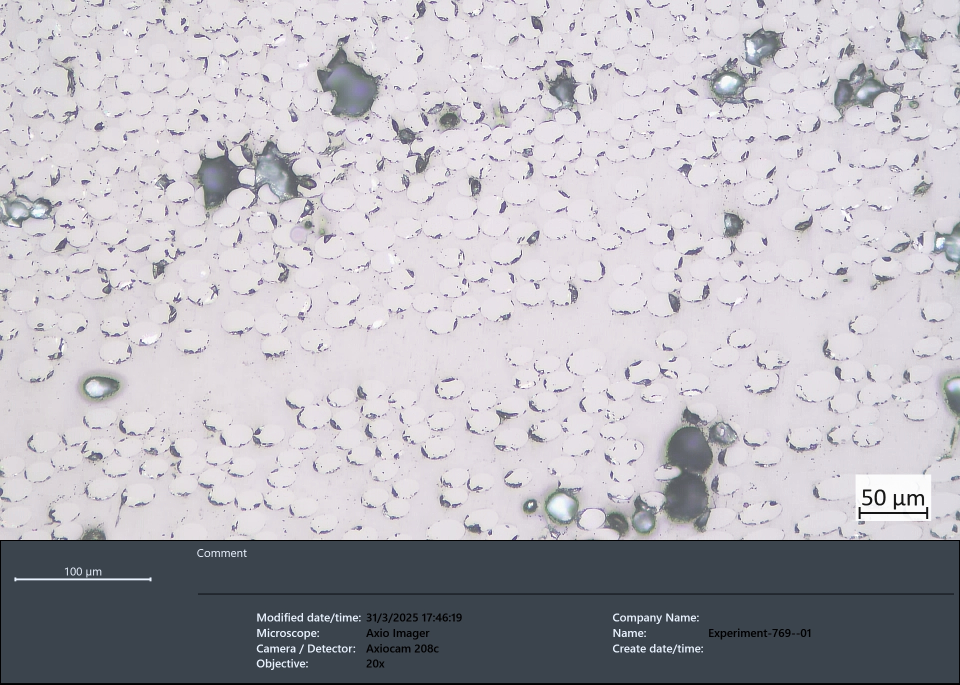
#> input picture data2025simil2026/Experiment-769--01.jpg, 1920 x 1370 px (shown at 1/2 size)
$ python -i getmefibers.py   (imports and definitions only)
#> lines starting #> are read from the running program, lines starting #| are printed output that depends on the picture; after the words box and inside, x2 and y2 are one past the last pixel; in counts of white or black regions, pixels touching at a corner belong together
### common.py
import cv2
import skimage as ski
import numpy as np
import matplotlib.pyplot as plt
from matplotlib import colors

def getBlackHatMask(base_img, kernel_size=(5,5)):
    # Crear kernel para operación morfológica
    kernel = cv2.getStructuringElement(cv2.MORPH_RECT, kernel_size)

    # Aplicar transformación Black Hat
    black_hat = cv2.morphologyEx(base_img, cv2.MORPH_BLACKHAT, kernel)

    return black_hat

def getContours(base_img):

    # Calcular contornos de la imagen
    contours, _ = cv2.findContours(image=base_img, mode=cv2.RETR_EXTERNAL, method=cv2.CHAIN_APPROX_SIMPLE)

    dim = np.shape(base_img)

    contours_img = cv2.drawContours(np.zeros((dim[0],dim[1],3)), contours, -1, (0,255,0), 1)
    contours_img = np.uint8(contours_img)

    return contours, contours_img

def filterContours(base_img, contours, mult=2.5, mode='DOWN'):
    # Filtrado de contornos por longitud
    contours_lenght = [len(c) for c in contours]

    cl_mean = np.mean(contours_lenght)
    cl_std = np.std(contours_lenght)

    if mode == 'DOWN':
        contours_filtered = [c for c in contours if len(c) < cl_mean + mult*cl_std]
    elif mode == 'UP':
        contours_filtered = [c for c in contours if len(c) > cl_mean + mult*cl_std]

    dim = np.shape(base_img)
    contours_filtered_img = cv2.drawContours(np.zeros((dim[0],dim[1],3)), contours_filtered, -1, (0,255,0), 1)
    contours_filtered_img = np.uint8(contours_filtered_img)

    return contours_filtered, contours_filtered_img

def getFirstElementOfContour(contours):

    # Obtener el primer elemento de cada contorno
    elements = np.array([np.uint32(contours[i][0][0]) for i in range(len(contours))])

    # Obtener coordenadas en formato correcto
    coordinates = [(np.uint16(p[1]),np.uint16(p[0])) for p in elements]

    return coordinates

def applyFlooding(base_img, coordinates):
    img_flood = base_img.copy()
    img_flood[img_flood != 0] = 255

    mask_flood = np.zeros(np.shape(base_img),dtype=np.uint8)

    list_masks = []
    for coordinate in coordinates:
        mask = ski.segmentation.flood(img_flood, coordinate, tolerance=1)
        list_masks.append(mask)
        mask_flood[mask] = 255

    return mask_flood, list_masks

def applyWatershed(base_img, mask, threshold_factor = 0.025, gl_vecinity=15):
    # 1. Define kernels adecuados para cada operación
    kernel_op = np.ones((3,3), np.uint8)  # Para opening
    kernel_dil = np.ones((3,3), np.uint8)  # Para dilatación

    # 2. Preprocesamiento mejorado
    opening = cv2.morphologyEx(mask, cv2.MORPH_OPEN, kernel_op, iterations=2)

    # 3. Área de fondo seguro con kernel correcto
    sure_bg = cv2.dilate(opening, kernel_dil, iterations=3)

    # 4. Área de primer plano seguro - ajusta el factor de threshold si es necesario
    dist_transform = cv2.distanceTransform(opening, cv2.DIST_C, 5)
    threshold_factor = threshold_factor
    ret, sure_fg = cv2.threshold(dist_transform, threshold_factor*dist_transform.max(), 255, 0)

    # 5. Región desconocida
    sure_fg = np.uint8(sure_fg)
    unknown = cv2.subtract(sure_bg, sure_fg)

    # 6. Etiquetado de marcadores
    ret, markers = cv2.connectedComponents(sure_fg)
    markers = markers + 1
    markers[unknown==255] = 0

    # 7. Aplicar watershed
    img_rgb = cv2.cvtColor(base_img, cv2.COLOR_GRAY2RGB)
    markers = cv2.watershed(img_rgb, markers)

    # 8. Utiliza los resultados de watershed como punto de partida
    regions_result = markers.copy()

    # Crear una máscara expandida
    expanded_mask = np.zeros_like(base_img, dtype=np.uint8)

    # Primero, identifica las regiones que ya fueron segmentadas (excluyendo bordes y fondo)
    valid_labels = np.unique(regions_result)
    valid_labels = valid_labels[valid_labels > 1]  # Ignorar fondo (0,1) y bordes (-1)

    # Para cada región segmentada por watershed, expande a píxeles adyacentes con intensidad similar
    for label in valid_labels:
        # Máscara de la región actual
        region_mask = (regions_result == label)

        # Calcular estadísticas de intensidad de esta región
        region_intensities = base_img[region_mask]
        mean_intensity = np.mean(region_intensities)
        std_intensity = np.std(region_intensities)

        # Dilatar la región para encontrar píxeles vecinos
        kernel = np.ones((3,3), np.uint8)
        dilated = cv2.dilate(region_mask.astype(np.uint8), kernel, iterations=2)

        # Encontrar píxeles vecinos (dilatados - originales)
        neighbors = dilated & ~region_mask

        # Para los vecinos, verificar si su intensidad es similar a la región
        for y, x in zip(*np.where(neighbors)):
            if abs(int(base_img[y, x]) - mean_intensity) < gl_vecinity * std_intensity:
                # Si el píxel tiene intensidad similar, asígnalo a esta región
                regions_result[y, x] = label

        # Añadir esta región al resultado expandido
        expanded_mask[regions_result == label] = 255

    binary_mask = np.zeros_like(regions_result, dtype=np.uint8)
    binary_mask[regions_result > 1] = 255  # Set foreground regions to 255 (white)

    return regions_result, binary_mask

# Funciones que vamos a usar

# [39 lines left out: functions getSegmentationFigure, getSegmentationColoring, getColoringFigure, not called in this run]

### getmefibers.py
import cv2
import skimage as ski
import numpy as np

from common import getBlackHatMask, getContours, filterContours, getFirstElementOfContour, applyFlooding, applyWatershed

def getMeFibers(base_img,
                bh_ks=(7,7),
                bhm_iter=4,
                bhm_mult=60,
                cont_mult=2.5,
                ws_ths_factor=0.025,
                ws_gl_vecinity=15,###################### VV nuevo
                otsu_classes=5,
                otsu_range=(2, None),
                return_debug=False):

    # Eliminación de ruido y mejora de contraste
    test_1 = cv2.GaussianBlur(base_img, (7, 7), 0)

    # Mejorar contraste
    clahe = cv2.createCLAHE(clipLimit=2,tileGridSize=(10, 10))
    test_2 = cv2.GaussianBlur(clahe.apply(test_1), (11, 11), 0)

    # Aplicar Black Hat a la imagen seleccionada
    black_hat_img = getBlackHatMask(test_2, kernel_size=bh_ks)

    # Obtener máscara binaria mejorada de la imagen Black Hat
    kernel_bh = np.array([[0, 1, 0],
                       [1, 0, 1],
                       [0, 1, 0]], dtype=np.uint8)

    black_hat_mask = cv2.morphologyEx(black_hat_img, cv2.MORPH_CLOSE, kernel_bh,iterations=bhm_iter)

    # Aplicar la máscara a la imagen original
    test_3 = np.int16(test_2) - bhm_mult*np.int16(black_hat_mask)
    test_3[test_3 < 0] = 0
    test_3 = np.uint8(test_3)

    # Aplicar umbralización multiotsu para segmentar test_3
    list_ts_test3 = ski.filters.threshold_multiotsu(test_3, classes=otsu_classes)

    ## Dynamic slicing // older
    #start, end = otsu_range
    #selected_thresholds = list_ts_test3[start:end]
    #
    ## Segementación de test_3 para separar la mayor cantidad de fibras
    #thresh_1 = np.zeros(np.shape(test_3), dtype=np.uint8)
    #thresh_1[test_3 > np.mean(selected_thresholds)] = 255

    # ------ NEWER attempt ----------
    # Segment into discrete classes
    regions = np.digitize(test_3, bins=list_ts_test3)

    start, end = otsu_range
    if end is None:
        end = otsu_classes - 1
    if start is None:
        start = 0
    if start > end:
        start, end = end, start
    start = int(np.clip(start, 0, otsu_classes - 1))
    end   = int(np.clip(end,   0, otsu_classes - 1))

    thresh_1 = ((regions >= start) & (regions <= end)).astype(np.uint8) * 255
    # --------- ######## -----------

    test_4 = test_3.copy()
    test_4[~(thresh_1 == 255)] = 0
    test_4[test_4 > 0] = 255

    # Obtener contornos de la imagen binaria
    contours, contours_img = getContours(test_4)

    # Filtrar contornos por longitud
    contours_filtered, contours_filtered_img = filterContours(test_4, contours, mult=cont_mult)

    # Aplicar flooding para obtener la máscara de las fibras
    coordinates = getFirstElementOfContour(contours_filtered)
    mask_flood, list_masks = applyFlooding(test_4, coordinates)

    # Se mejora la máscara de las fibras con una operación morfológica de cierre
    kernel_mfl = np.array([[0, 1, 0],
                          [1, 0, 1],
                          [0, 1, 0]], dtype=np.uint8)

    test_5 = cv2.morphologyEx(mask_flood, cv2.MORPH_CLOSE, kernel_mfl,iterations=2)

    # Aplicar watershed para obtener la segmentación final
    regions_result, binary_mask = applyWatershed(test_2, test_5, threshold_factor=ws_ths_factor, gl_vecinity=ws_gl_vecinity)

    if return_debug:
        debug_images = {
            'fibers_blur': test_1,
            'fibers_contrast': test_2,
            'fibers_black_hat_mask': black_hat_mask,
            'fibers_enhanced': test_3,
            'fibers_otsu_selection': thresh_1,
            'fibers_binary': test_4,
            'fibers_contours_filtered': contours_filtered_img,
            'fibers_flood_mask': mask_flood,
            'fibers_post_close': test_5,
            'fibers_watershed_binary': binary_mask,
        }
        return binary_mask, contours_filtered_img, list_masks, debug_images

    return binary_mask, contours_filtered_img, list_masks


# [52 lines left out: function getMeFibersGammaOtsuWatershed, not called in this run]

>>> import cv2
>>> picture = cv2.imread('data2025simil2026/Experiment-769--01.jpg', cv2.IMREAD_GRAYSCALE)
>>> result = getMeFibers(picture)
#> in getMeFibers, `test_3[test_3 < 0] = 0`:
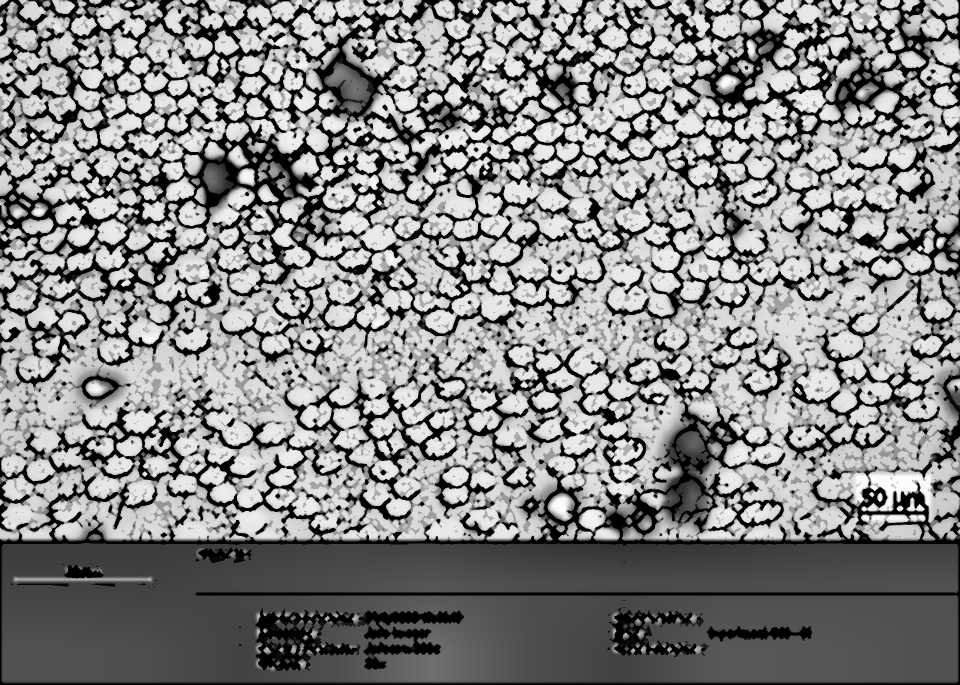
#> test_3: shape (1370, 1920) int16 (shown at 1/2 size); min 0, max 253, mean 132.3
#> in getMeFibers, `list_ts_test3 = ski.filters.threshold_multiotsu(test_3, classes=otsu_c..`: list_ts_test3 = [40, 116, 181, 217]
#> in getMeFibers, `regions = np.digitize(test_3, bins=list_ts_test3)`:
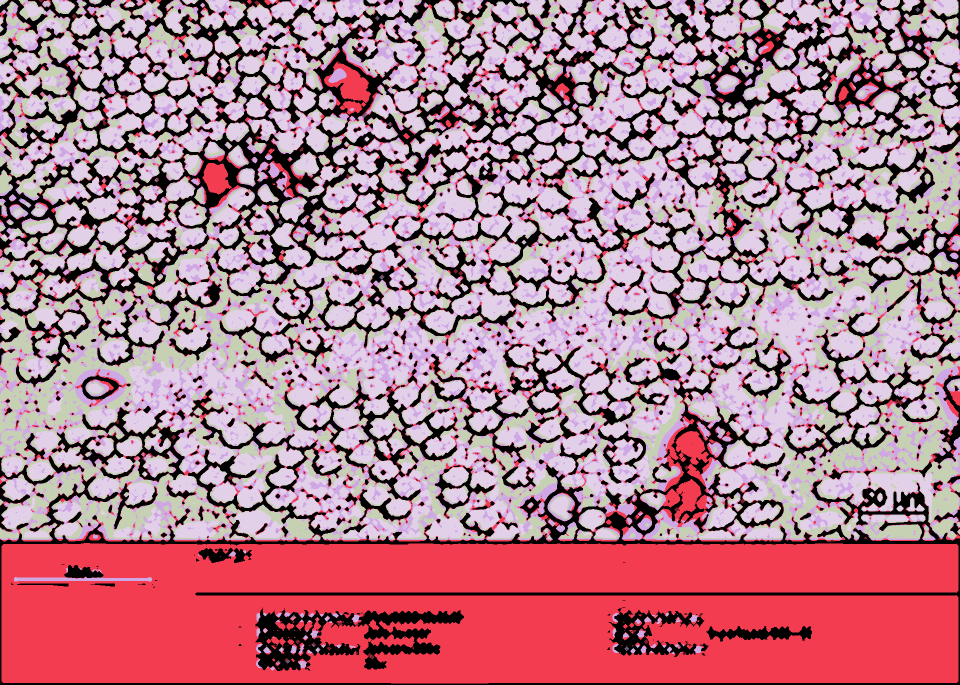
#> regions: shape (1370, 1920) int64 (shown at 1/2 size); 5 distinct labels, from 0 to 4; one colour per label, 0 black
#> in getMeFibers, `thresh_1 = ((regions >= start) & (regions <= end)).astype(np.uint8) * ..`:
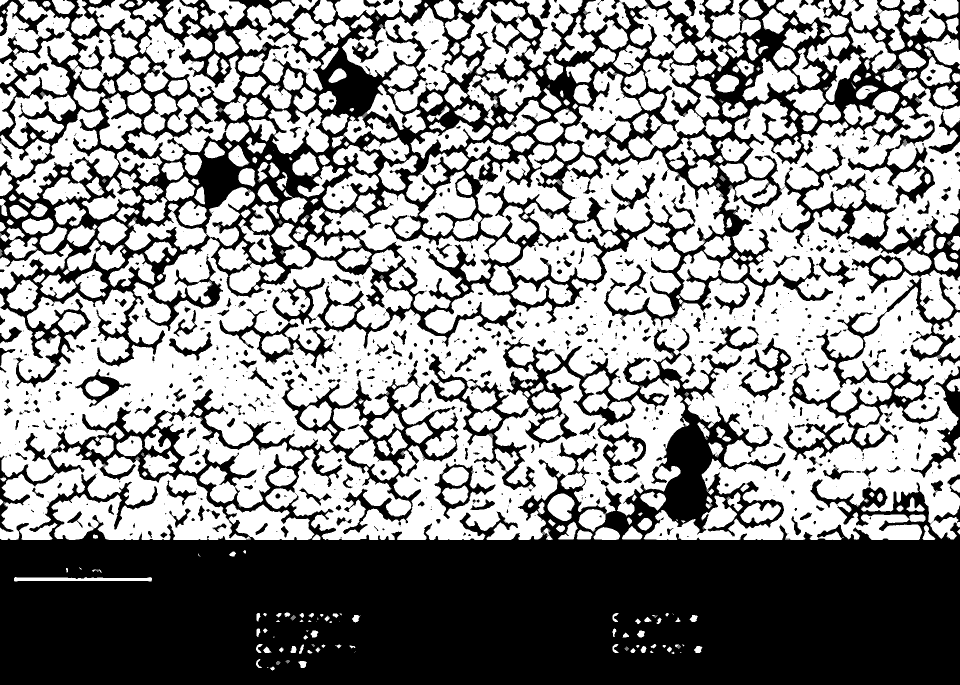
#> thresh_1: shape (1370, 1920) (shown at 1/2 size); 55.9% white; 900 black regions (489 under 20 px)
#> in getContours, `contours, _ = cv2.findContours(image=base_img, mode=cv2.RETR_EXTERNAL,..`: contours = 456 contours, 38 with area under 20; largest, box (x1, y1, x2, y2) and area: (0, 127, 1920, 1080) 701458, (531, 732, 1379, 1080) 127314, (1123, 301, 1450, 506) 34174, (648, 381, 1042, 624) 27373, (684, 14, 904, 223) 18712
#> in filterContours, `contours_lenght = [len(c) for c in contours]`: contours_lenght = 456 values, max 15656 at index 366, min 1 at index 41, mean 109.3
#> in filterContours, `cl_mean = np.mean(contours_lenght)`: cl_mean = 109.3
#> in filterContours, `cl_std = np.std(contours_lenght)`: cl_std = 760.3
#> in filterContours, `contours_filtered = [c for c in contours if len(c) < cl_mean + mult*cl..`: contours_filtered = 454 contours, 38 with area under 20; largest, box (x1, y1, x2, y2) and area: (1123, 301, 1450, 506) 34174, (648, 381, 1042, 624) 27373, (684, 14, 904, 223) 18712, (932, 288, 1140, 485) 16921, (0, 0, 157, 192) 15371
#> in getFirstElementOfContour, `elements = np.array([np.uint32(contours[i][0][0]) for i in range(len(c..`: elements = 454 pairs, first value 0 to 1919, second value 0 to 1334
#> in getFirstElementOfContour, `coordinates = [(np.uint16(p[1]),np.uint16(p[0])) for p in elements]`: coordinates = 454 pairs, first value 0 to 1334, second value 0 to 1919
#> the loop in applyFlooding, `for coordinate in coordinates:` made 454 passes
#> coordinate on passes 1 to 3: (1334, 535), (1333, 545), (1322, 598)
#> after the loop in applyFlooding, `for coordinate in coordinates:`:
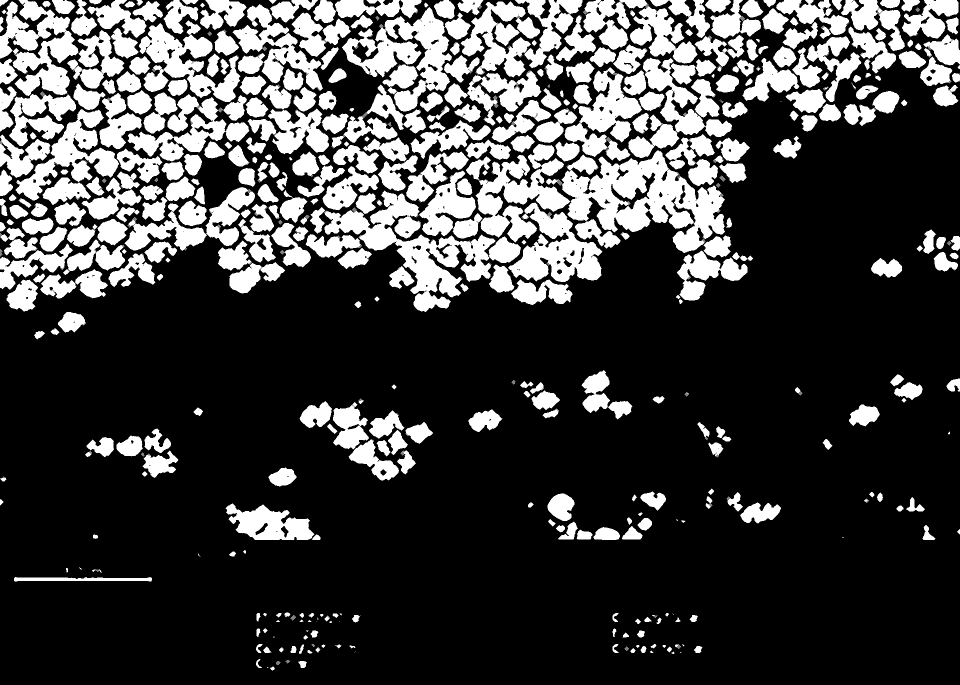
#> mask_flood: shape (1370, 1920) (shown at 1/2 size); 25.7% white; 454 white regions (30 under 20 px), largest, box (x1, y1, x2, y2) and area: (1123, 301, 1450, 506) 32551, (648, 381, 1042, 624) 27852, (684, 14, 904, 223) 18077
#> after the loop in applyFlooding, `for coordinate in coordinates:`: list_masks = 454 items
#> in applyWatershed, `ret, sure_fg = cv2.threshold(dist_transform, threshold_factor*dist_tra..`: ret = 0.575
#> in applyWatershed, `ret, markers = cv2.connectedComponents(sure_fg)`:
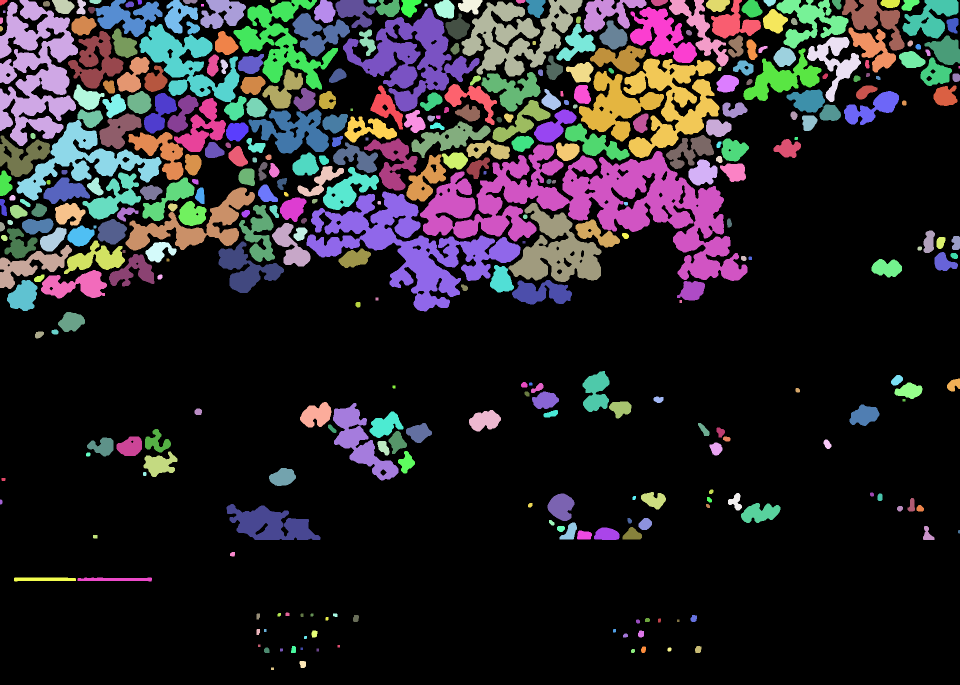
#> markers: shape (1370, 1920) int32 (shown at 1/2 size); 376 distinct labels, from 0 to 375; one colour per label, 0 black
#> in applyWatershed, `ret, markers = cv2.connectedComponents(sure_fg)`: ret = 376
#> in applyWatershed, `markers = cv2.watershed(img_rgb, markers)`:
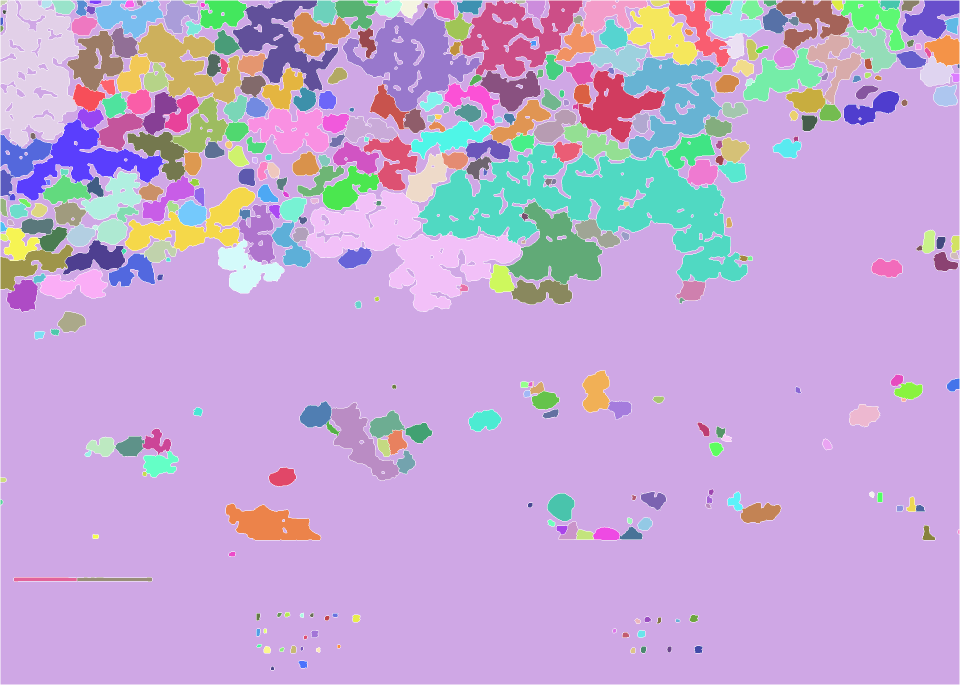
#> markers: shape (1370, 1920) int32 (shown at 1/2 size); 378 distinct labels, from -1 to 376; one colour per label, 0 black, -1 white
#> in applyWatershed, `valid_labels = np.unique(regions_result)`: valid_labels = 378 values from -1 to 376
#> in applyWatershed, `valid_labels = valid_labels[valid_labels > 1]`: valid_labels = 375 values from 2 to 376
#> the loop in applyWatershed, `for label in valid_labels:` made 375 passes
#> (mean_intensity, std_intensity) on passes 1 to 3: (204.7, 14.51), (208.1, 13.56), (214.9, 10.19)
#> after the loop in applyWatershed, `for label in valid_labels:`:
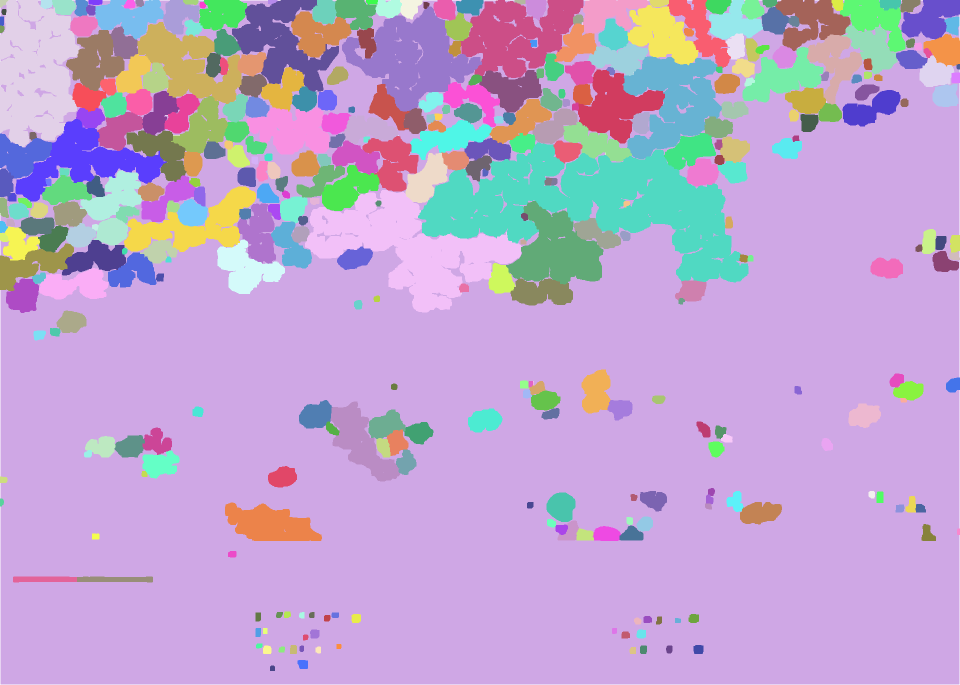
#> regions_result: shape (1370, 1920) int32 (shown at 1/2 size); 377 distinct labels, from -1 to 376; one colour per label, 0 black, -1 white
